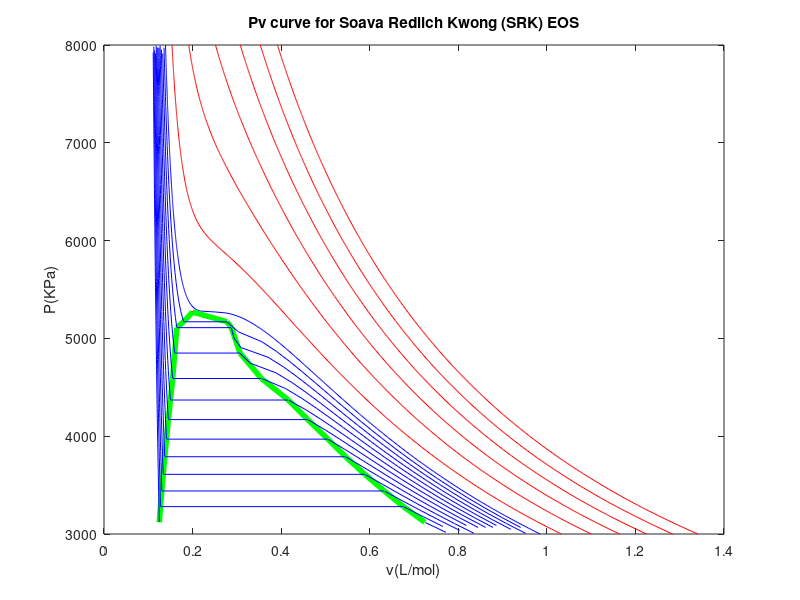

MATLAB code for this plot:
%190588_Parikshit Ghosh
Tc = 460.4;   %Tc in K                                                                                                Vc = 0.25;    
Pc = 5270;    %Pc in KPa
Vc = 0.20;    %Vc in L/mol
R = 8.314;    %R in L.KPa/(K.mol)
w = 0.190;    %acentric factor

a = 0.42747*R^2*Tc^2/Pc;
b = 0.08664*R*Tc/Pc;

plot(Vc, Pc, '.', 'color', 'red');
hold on

V = [];
P = [];

for p = 3000:10:8000     %Plotting Pv curve at Tc
    Tr = Tc/Tc; 
    alp = (1+ (0.48 + 1.574*w - 0.176*w^2)*( 1 - Tr^0.5))^2;
    v = [1 -R*Tc/p a*alp/p-b*R*Tc/p-b^2 -a*alp*b/p];
    v = roots(v);
    v = v(imag(v) == 0);
    V = [V v];
    P = [P p];
end
plot(V ,P,'color','blue');


for T = Tc+10: 15 : Tc+85   %Plotting Pv curve above Tc
    V = [];
    P = [];
    
    for p = 3000:10:8000 
        Tr = T/Tc;
        alp = (1+ (0.48 + 1.574*w - 0.176*w^2)*( 1 - Tr^0.5))^2;
        v = [1 -R*T/p a*alp/p-b*R*T/p-b^2 -a*alp*b/p];
        v = roots(v);
        v = v(imag(v) == 0);
        V = [V v];
        P = [P p];
    end
    plot(V, P, 'color', 'red');
end


Psat = [];

for T = Tc-3 : -3 : Tc-36       %Finding Psat by convergence. Reference: Asg3 Q4
   pg = Pc-100;
   Eold = 100;
   e = 0.01;
   
   while 1
       Tr = T/Tc;
       alp = (1+ (0.48 + 1.574*w - 0.176*w^2)*( 1 - Tr^0.5))^2;
       v = [1 -R*T/pg a*alp/pg-b*R*T/pg-b^2 -a*alp*b/pg];
       v = roots(v);
       l = 1/v(3);   %l represents density of liquid
       g = 1/v(1);   %g represents desnity of vapor
       
       
       LHS = -log(1 - l*b) - (a*alp)*log(1 + l*b)/(b*R*T) + pg/(l*R*T) - 1 - log(pg/(l*R*T));
       RHS = -log(1 - g*b) - (a*alp)*log(1 + g*b)/(b*R*T) + pg/(g*R*T) - 1 - log(pg/(g*R*T));
       
       Enew = LHS - RHS;
       
       if abs(Enew) < e
           Psat = [Psat pg];
            break;
       elseif abs(Enew) < abs(Eold)
           pg = pg - 10;
           Eold = Enew;
       end
   end
end

n=0;
i=1;
V1 = [Vc];
V2 = [Vc];
Pt = [Pc];
for T = Tc-3: -3: Tc-36    %Constructing the dome
    Tr = T/Tc;
    alp = (1+ (0.48 + 1.574*w - 0.176*w^2)*( 1 - Tr^0.5))^2;
    v = [1 -R*T/Psat(i) a*alp/Psat(i)-b*R*T/Psat(i)-b^2 -a*alp*b/Psat(i)];
    v = roots(v);
    V1 = [V1 v(3)];
    V2 = [V2 v(1)];
    Pt = [Pt Psat(i)];
    n = n+1;
    i = i+1;
end

plot(real(V1), Pt, 'color', 'green', 'LineWidth', 4);
plot(real(V2), Pt, 'color', 'green', 'LineWidth', 4);
     

for m = 2:n        %inside the dome
    plot( real([real(V1(m)) real(V2(m))]), [Pt(m),Pt(m)], 'b');
end

     j=1;
for T = Tc-3 : -3 : Tc-36     %liquid region
    V = [];
    P = [];
    
    for p = Psat(j) + 3 : 100 : 8000
        Tr = T/Tc;
        alp = (1+ (0.48 + 1.574*w - 0.176*w^2)*( 1 - Tr^0.5))^2;
        v = [1 -R*T/p a*alp/p-b*R*T/p-b^2 -a*alp*b/p];
        v = roots(v);
        V = [V v(3)];
        P = [P p];
    end
    j = j+1;
    plot(V, P, 'color', 'blue');
end


k = 1;
for T = Tc-3 : -3 : Tc-36       %vapor region
    V = [];
    P = [];
    
    for p = Psat(k) - 3 : -100 : 3000
        Tr = T/Tc;
        alp = (1+ (0.48 + 1.574*w - 0.176*w^2)*( 1 - Tr^0.5))^2;
        v = [1 -R*T/p a*alp/p-b*R*T/p-b^2 -a*alp*b/p];
        v = roots(v);
        V = [V v(1)];
        P = [P p];
    end
    k = k+1;
    plot(real(V), P, 'color', 'blue');
end

title('Pv curve for Soava Redlich Kwong (SRK) EOS');
xlabel('v(L/mol)');
ylabel('P(KPa)');
hold off

    
    
    
    
    

        
        
    

    
    
    


        
    
    
    
    
    
    
    